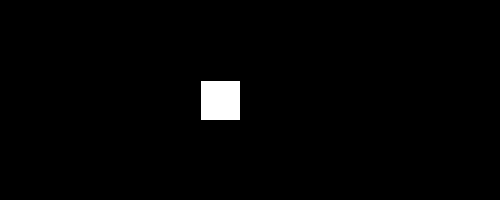
Frame 1 (no input)
Frame 60 (the mouse pressed at the canvas centre just before this capture): identical to frame 1, image omitted
Frame 120 (the mouse held since frame 60 and released just before this capture): identical to frame 1, image omitted

The Processing sketch that drew this single still picture (run headless with seeded random() and noise(); from frame 60 on, the mouse is pressed at the canvas centre):

// Processing sketch: keyEvent
// ── keyEvent.pde
//key contiene costantemente il tasto premuto ed è case sensitive
int x=200;

void setup(){
 size(500,200);
}

void draw(){
  background(0);
  if(keyPressed){
   if(keyCode==LEFT || key == 'a' || key == 'A'){
      x--; 
   }
   else if(keyCode==RIGHT || key == 'd' || key == 'D'){
      x++; 
   }
  }
  rect(x,height/2-20,40,40);
}
